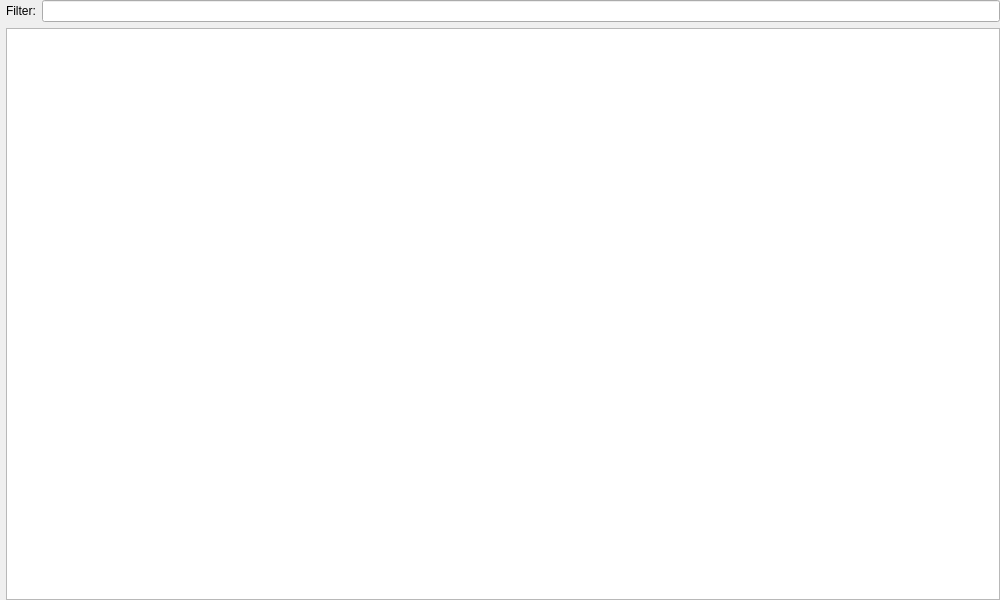
<?xml version="1.0" encoding="UTF-8"?>
<ui version="4.0">
 <class>CSSFilesWidget</class>
 <widget class="QWidget" name="CSSFilesWidget">
  <property name="geometry">
   <rect>
    <x>0</x>
    <y>0</y>
    <width>1000</width>
    <height>600</height>
   </rect>
  </property>
  <property name="windowTitle">
   <string>CSS Files</string>
  </property>
  <layout class="QVBoxLayout" name="verticalLayout">
   <property name="leftMargin">
    <number>6</number>
   </property>
   <property name="topMargin">
    <number>0</number>
   </property>
   <property name="rightMargin">
    <number>0</number>
   </property>
   <property name="bottomMargin">
    <number>0</number>
   </property>
   <item>
    <layout class="QHBoxLayout" name="horizontalLayout" stretch="0,0">
     <item>
      <widget class="QLabel" name="label">
       <property name="toolTip">
        <string>List only the file names which contain the text you enter.</string>
       </property>
       <property name="text">
        <string>Filter:</string>
       </property>
      </widget>
     </item>
     <item>
      <widget class="QLineEdit" name="leFilter"/>
     </item>
    </layout>
   </item>
   <item>
    <widget class="QTreeView" name="fileTree">
     <property name="sizePolicy">
      <sizepolicy hsizetype="Preferred" vsizetype="Expanding">
       <horstretch>0</horstretch>
       <verstretch>0</verstretch>
      </sizepolicy>
     </property>
     <property name="showDropIndicator" stdset="0">
      <bool>false</bool>
     </property>
     <property name="alternatingRowColors">
      <bool>true</bool>
     </property>
     <property name="selectionMode">
      <enum>QAbstractItemView::ExtendedSelection</enum>
     </property>
     <property name="uniformRowHeights">
      <bool>false</bool>
     </property>
     <property name="sortingEnabled">
      <bool>true</bool>
     </property>
    </widget>
   </item>
  </layout>
 </widget>
 <resources/>
 <connections/>
</ui>
